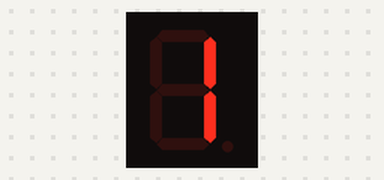
The sketch below on a simulated Arduino Uno, built with avr-gcc and run on an emulated ATmega328P. Parts: 1-digit seven-segment display. Wiring (inferred from the names in the program): 1-digit 7-segment display, segments lit when LOW: segments pin 3, pin 2, pin 4, pin 5, pin 6, pin 7, pin 8. The segment pins are drawn as the display they are named for.

Above: at 0.1 s.
At 1.1 s:
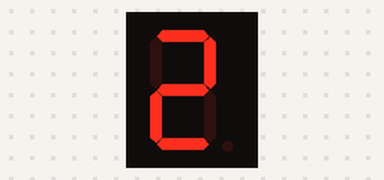
At 2.1 s:
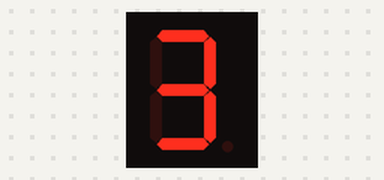
At 4.1 s:
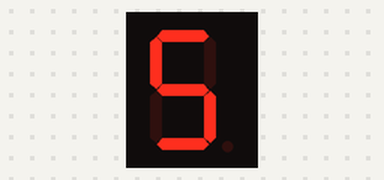
At 6.1 s:
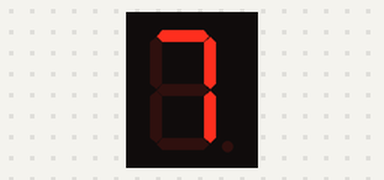
At 9.1 s:
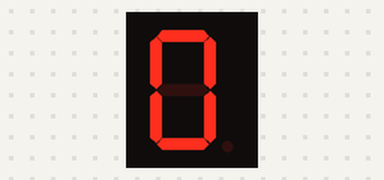

The sketch:

2021week12.ino
```cpp
byte sevenseg[10][7]={{0,0,0,0,0,0,1},
{0,1,0,1,1,1,1},
{0,0,1,0,0,1,0},
{0,0,0,0,1,1,0},
{0,1,0,1,1,0,0},
{1,0,0,0,1,0,0},
{1,0,0,0,0,0,0},
{0,0,0,1,1,1,1},
{0,0,0,0,0,0,0},
{0,0,0,1,1,0,0}};
byte num[7]={2,3,4,5,6,7,8};
const int buttonPin=12;
int i,vv=0;
void setup() {
  // put your setup code here, to run once:
  for(i=0;i<7;i++){
pinMode(num[i],OUTPUT);
  }
  pinMode(buttonPin,INPUT);
  digitalWrite(buttonPin,HIGH);
}
void sevensegwrite(byte n){
for(i=0;i<7;i++){
  digitalWrite(num[i],sevenseg[n][i]);
  }
}

void loop() {
  // put your main code here, to run repeatedly:
vv++;
if(vv>9){vv=0;}
 sevensegwrite(vv);
   delay(1000);
}
```

Measured:
- by itself, everything shown: repeats every 10.0 s, in 10 steps
- what the display in image 1 shows lasts 1.0 s, from 1.0 s to 2.0 s
